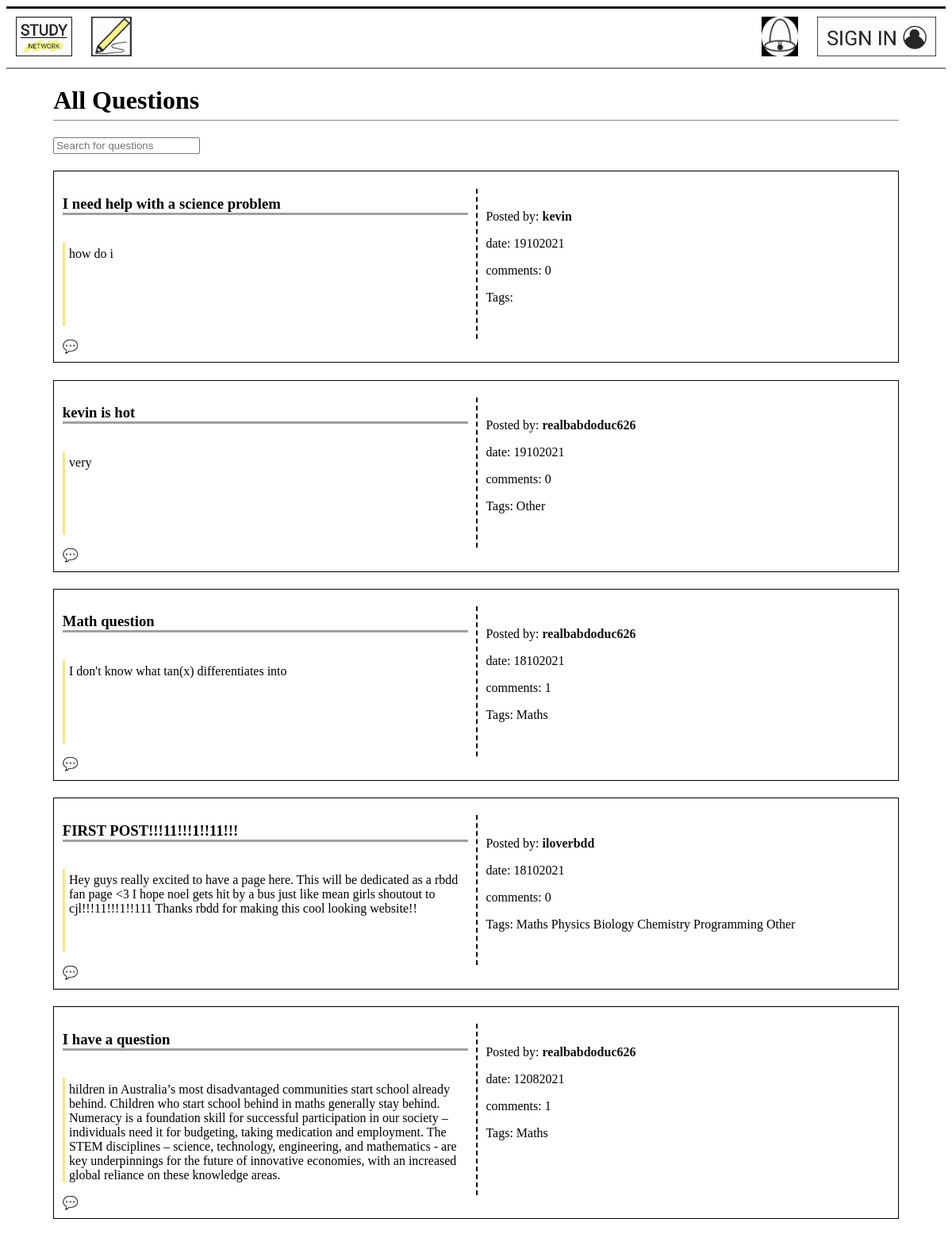
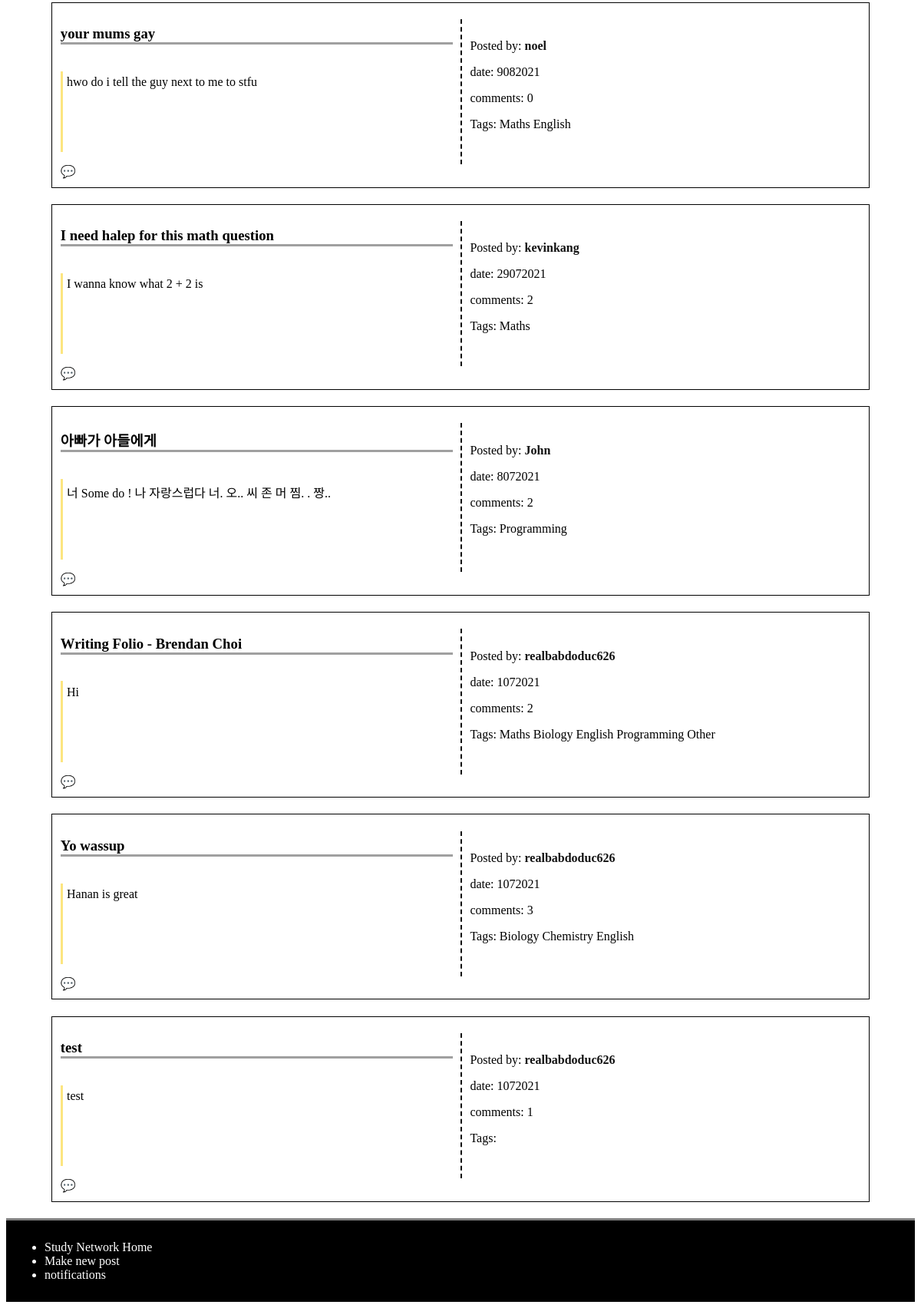
The page / on the database its author committed (2 pictures, top to bottom).
### models.py (models this page shows)
class Post(db.Model):
    __tablename__ = 'Post'
    id = db.Column(db.Integer, primary_key=True)
    title = db.Column(db.Text)
    discussion = db.Column(db.Text)
    date = db.Column(db.Integer)
    comments = db.Column(db.Integer)
    user_id = db.Column(db.Integer, db.ForeignKey('User.id'))
    post_user = db.relationship('User', back_populates='user_post')
    replies_post = db.relationship('Reply', secondary=PostReply, back_populates='posts_reply')
    categories_post = db.relationship('Category', secondary=PostCategory, back_populates='posts_category')
    notifications_post = db.relationship('Notification', back_populates='posts_notification')
    posts = db.relationship('Comment', back_populates='user')

class User(db.Model):
    __tablename__ = 'User'
    id = db.Column(db.Integer, primary_key=True)
    username = db.Column(db.Text)
    email = db.Column(db.Text)
    password = db.Column(db.Text)
    user_post = db.relationship('Post', back_populates='post_user')
    notifications_user = db.relationship('Notification', back_populates='users_notification')
    users = db.relationship('Comment', back_populates='post')

class Category(db.Model):
    __tablename__ = 'Category'
    id = db.Column(db.Integer, primary_key=True)
    topic = db.Column(db.Text)
    posts_category = db.relationship('Post', secondary=PostCategory, back_populates='categories_post')

### main.py (the view)
@app.route('/', methods=['GET', 'POST'])
def home():
    post = models.Post.query.order_by(desc(models.Post.id)).all()
    number_of_items = 0
    for p in post:
        number_of_items += 1
    return render_template('home.html', posts=post, title='home', n=int(number_of_items))

### main.py (called while the page is built)
@app.before_request
def before_request():
    g.logged_in_user = None
    if 'logged_in_user' in session:
        g.logged_in_user = session['logged_in_user']

### templates/home.html (shortened to what this page needs)
{% extends 'layout.html' %}
{% block content %}
<main>
<h1>All Questions</h1>
<input type="text" id="search" onkeyup="SearchFilter()"
placeholder="Search for questions">
<div id="questionList">
{% for post in posts %}
<div class="grid_container">
    <h3 class="title">{{ post.title }}</h3>
    <p class="discussion">{{ post.discussion }}</p>
    <div class="other_information">
    <p>Posted by: <a class="name" id="name" href="/profile/{{post.post_user.id}}"><strong>{{ post.post_user.username }}</strong></a></p>
    <p>date: {{ post.date }}
    <p>comments: {{ post.comments }}</p>
    <p class="tags">Tags: {% for catego in post.categories_post %}
        {{catego.topic}}
        {% endfor %}
    </p>
    </div class="comment_button">
    {% if g.logged_in_user %}
        <a href="/comment/{{post.id}}">💬</a>
    {% else %}
        <a href="/signin">💬</a>
    {% endif %}
</div>
{% endfor %}
</div>
</main>
{% endblock %}

### static/css/style.css (style rules this page uses)
a { text-decoration: none; color: #111; }
body main { display: block; max-width: 90%; margin-left: 5%; }
body main h1 { border-bottom: 1px #888 solid; padding-bottom: 0.5%; }
.grid_container { display: grid; grid-template-columns: 50% 50%; border: 1px solid black; padding: 1%; margin-bottom: 2%; }
.title { grid-column: 1; grid-row: 1; margin-right: 2%; border-bottom: rgb(160, 160, 160) solid 3px; }
.discussion { grid-row:2; grid-column: 1; min-height: 100px; margin-right: 2%; padding-left: 1%; padding-top:1%; border-left: rgb(252, 229, 128) solid 3px; }
.other_information { grid-column: 2; grid-row: 1/ span 2; padding: 2%; margin-top: 2%; border-left: 2px dashed black; }
main input { margin-bottom: 2%; }

### rows shown on the page
Post: title "I need help with a science problem", discussion "how do i", post_user.username "kevin", date "19102021", comments "0"
Post: title "kevin is hot", discussion "very", post_user.username "realbabdoduc626", date "19102021", comments "0"
Category: topic "Other"
Post: title "Math question", discussion "I don't know what tan(x) differentiates into", post_user.username "realbabdoduc626", date "18102021", comments "1"
Category: topic "Maths"
Post: title "FIRST POST!!!11!!!1!!11!!!", discussion "Hey guys really excited to have a page here. This will be dedicated as a rbdd fan page <3 I hope noel gets hit by a bus just like mean girls shoutout to cjl!!!11!!!1!!111 Thanks rbdd for making this cool looking website!!", post_user.username "iloverbdd", date "18102021", comments "0"
Category: topic "Physics"
Category: topic "Biology"
Category: topic "Chemistry"
Category: topic "Programming"
Post: title "I have a question", discussion "hildren in Australia’s most disadvantaged communities start school already behind. Children who start school behind in maths generally stay behind. Numeracy is a foundation skill for successful participation in our society – individuals need it for budgeting, taking medication and employment. The STEM disciplines – science, technology, engineering, and mathematics - are key underpinnings for the future of innovative economies, with an increased global reliance on these knowledge areas.", post_user.username "realbabdoduc626", date "12082021", comments "1"
Post: title "your mums gay", discussion "hwo do i tell the guy next to me to stfu", post_user.username "noel", date "9082021", comments "0"
Category: topic "English"
Post: title "I need halep for this math question", discussion "I wanna know what 2 + 2 is", post_user.username "kevinkang", date "29072021", comments "2"
Post: title "아빠가 아들에게", discussion "너 Some do ! 나 자랑스럽다 너. 오.. 씨 존 머 찜. . 짱..", post_user.username "John", date "8072021", comments "2"
Post: title "Writing Folio - Brendan Choi", discussion "Hi", post_user.username "realbabdoduc626", date "1072021", comments "2"
Post: title "Yo wassup", discussion "Hanan is great", post_user.username "realbabdoduc626", date "1072021", comments "3"
Post: title "test", discussion "test", post_user.username "realbabdoduc626", date "1072021", comments "1"
